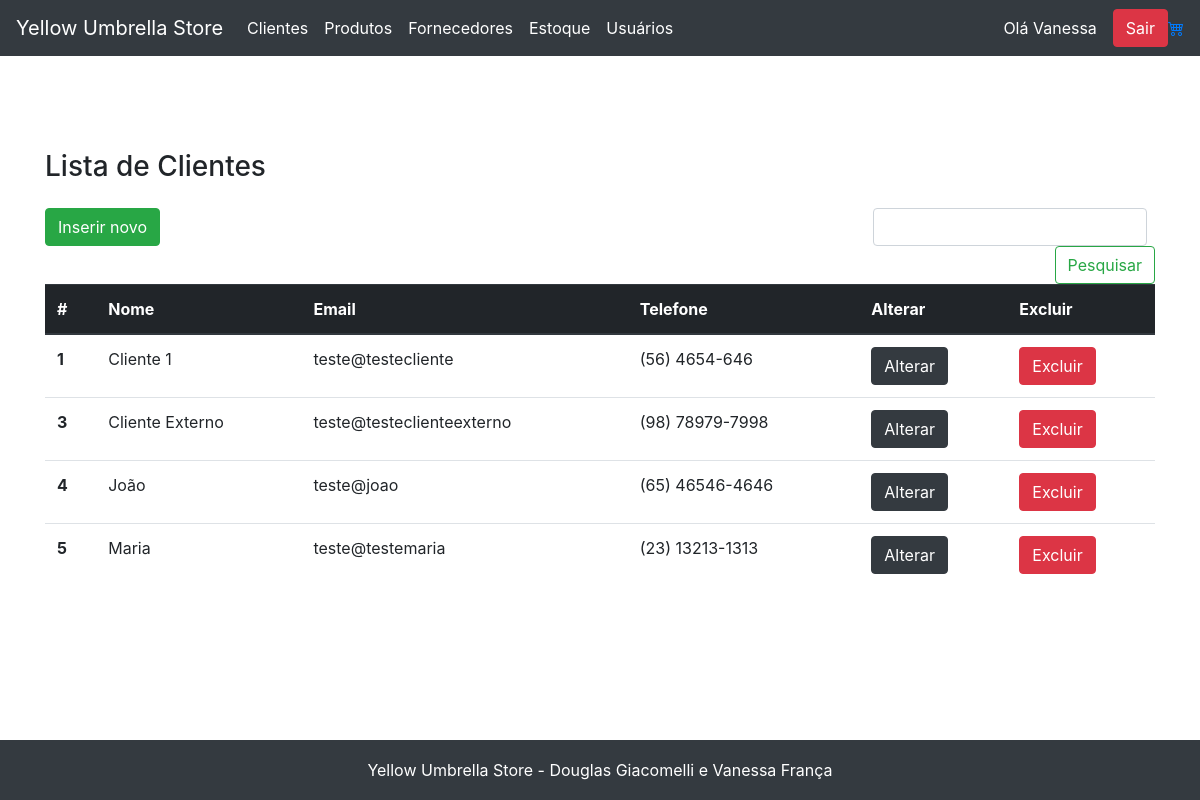
Page /cliente/view_clientes.php (signed in) on the committed database.
### tables this page shows
CREATE TABLE `cliente` (
  `id` int NOT NULL AUTO_INCREMENT,
  `nome` varchar(255) NOT NULL,
  `telefone` varchar(255) NOT NULL,
  `email` varchar(255) NOT NULL,
  `cartao_credito` varchar(255) NOT NULL,
  `endereco_id` int NOT NULL,
  `usuario_id` int DEFAULT NULL,
  PRIMARY KEY (`id`),
  UNIQUE KEY `email` (`email`),
  KEY `endereco_id` (`endereco_id`),
  KEY `usuario_id` (`usuario_id`),
  CONSTRAINT `cliente_ibfk_2` FOREIGN KEY (`endereco_id`) REFERENCES `endereco` (`id`) ON DELETE CASCADE ON UPDATE RESTRICT,
  CONSTRAINT `cliente_ibfk_4` FOREIGN KEY (`usuario_id`) REFERENCES `usuario` (`id`) ON DELETE CASCADE ON UPDATE RESTRICT
);

### fachada.php (called while the page is built, shortened)
<?php
include_once('model/Produto.php');
include_once('model/Cliente.php');
include_once('dao/mysql/MysqlDaoFactory.php');
$factory = new MysqlDaofactory();
?>

### dao/mysql/MysqlDaoFactory.php (called while the page is built, shortened)
<?php
include_once('MysqlProdutoDao.php');
include_once('MysqlClienteDao.php');
class MysqlDaofactory extends DaoFactory {
    private $host = "localhost";
    private $db_name = "web2";
    private $port = "3306";
    private $username = "root";
    private $password = "v6a10fr4nc486";
    public function getConnection(){
        $this->conn = null;
        $dsn="mysql:host=" . $this->host . ";port=" . $this->port . ";dbname=" . $this->db_name;
        try{
            $this->conn = new PDO($dsn, $this->username, $this->password);
      }catch(PDOException $exception){
            echo "Connection error: " . $exception->getMessage() . "\n";
            echo "DSN = " . $dsn;
        }
        return $this->conn;
    }
    public function getClienteDao() {
        return new MysqlClienteDao($this->getConnection());
    }
}
?>

### dao/DAO.php (called while the page is built, shortened)
<?php
abstract class DAO {
    public function __construct($conn){
        $this->conn = $conn;
    }
}
?>

### dao/mysql/MysqlClienteDao.php (called while the page is built, shortened)
<?php
include_once($_SERVER['DOCUMENT_ROOT'].'/yellow_umbrella/dao/DAO.php');
class MysqlClienteDao extends DAO implements ClienteDao {
    private $table_name = 'cliente';
    public function buscaTodos() {
        $query = "SELECT
                    id, nome, telefone, email, cartao_credito, endereco_id, usuario_id
                FROM
                    " . $this->table_name .
                    " ORDER BY id ASC";
        $stmt = $this->conn->prepare( $query );
        $stmt->execute();
        $clientes = [];
        while ($row = $stmt->fetch(PDO::FETCH_ASSOC)){
            extract($row);
            $cliente = new Cliente($id,$nome,$telefone,$email,$cartao_credito, $endereco_id, $usuario_id);
            $clientes[] = $cliente;
        }
        return $clientes;
    }
}
?>

### model/Cliente.php (called while the page is built, shortened)
<?php
class Cliente{
    private $id;
    private $nome;
    private $telefone;
    private $email;
    public function __construct( $id, $nome, $telefone, $email, $cartao_credito, $endereco_id, $usuario_id){
        $this->id=$id;
        $this->nome=$nome;
        $this->email=$email;
        $this->telefone=$telefone;
    }
    public function getId() { return $this->id; }
    public function getNome() { return $this->nome; }
    public function getEmail() { return $this->email; }
    public function getTelefone() { return $this->telefone; }
}
?>

### cliente/view_clientes.php (the view, shortened to what this page needs)
<?php
    include "../fachada.php";
    include "../header.php";
    $dao = $factory->getClienteDao();
    $clientes = $dao->buscaTodos();
    $clientes = (isset($_SESSION["clientes"])) ? ($_SESSION["clientes"]) : ($clientes);
?>
<main role="main" class="container">
    <h3 class="mb-3">Lista de Clientes</h3>
    <div class="row">
    <div class="col-12">
        </div>
        <div class="col-lg-8 col-sm-12">
            <a href="view_cadastro_cliente.php" class="btn btn-success mb-2">Inserir novo</a>
        </div>
        <div class="col-lg-4 col-sm-12">
            <form class="form-inline mt-2 mt-md-0 form-search-list" action="<?=$base?>/cliente/executa_pesquisa.php" method="POST">
                <input class="form-control mr-sm-2" type="text" name="pesquisa" aria-label="Pesquisar">
                <button class="btn btn-outline-success my-2 my-sm-0" type="submit">Pesquisar</button>
            </form>
        </div>
        <div class="col-12">
        <table class="table table-responsive">
            <thead class="thead-dark">
                <tr>
                <th scope="col">#</th>
                <th scope="col">Nome</th>
                <th scope="col">Email</th>
                <th scope="col">Telefone</th>
                <th scope="col">Alterar</th>
                <th scope="col">Excluir</th>
                </tr>
            </thead>
            <tbody>
            <?php
                if($clientes){
                    foreach($clientes as $item){
            ?>
                <tr>
                <th scope="row"><?=$item->getID()?></th>
                <td><?=$item->getNome()?></td>
                <td><?=$item->getEmail()?></td>
                <td><?=$item->getTelefone()?></td>
                <td><a href="view_editar_cliente.php?id=<?=$item->getID()?>" class="btn btn-dark">Alterar</button></td>
                <td><a href="exclui_cliente.php?id=<?=$item->getID()?>" id="excluiClientes" class="btn btn-danger" onclick="return confirm('Você quer mesmo remover este cliente?')">Excluir</button></td>
                </tr>
            <?php
                    }
                }else{
                    echo "<td colspan=7 style='text-align:center;'>Sem registros</td>";
                }
            ?>
            </tbody>
        </table>
        </div>
    </div>
</main>
<?php include "../footer.php"; ?>

### header.php (shortened to what this page needs)
<?php
  $httpProtocol = !isset($_SERVER['HTTPS']) || $_SERVER['HTTPS'] != 'on' ? 'http' : 'https';
  $base = $httpProtocol.'://'.$_SERVER['HTTP_HOST'].'/yellow_umbrella';
?>
<!doctype html>
<html lang="en">
  <head>
    <link href="../assets/bootstrap4/dist/css/bootstrap.min.css" rel="stylesheet">
    <link rel="stylesheet" href="https://cdn.jsdelivr.net/npm/bootstrap-icons@1.5.0/font/bootstrap-icons.css">
    <link href="../assets/css/sticky-footer.css" rel="stylesheet">
    <link href="../assets/css/custom.css" rel="stylesheet">
  </head>
  <body>
    <header>
      <nav class="navbar navbar-expand-md navbar-dark fixed-top bg-dark">
        <a class="navbar-brand" href="<?=$base?>/index/view_index.php">Yellow Umbrella Store</a>
        <div class="collapse navbar-collapse" id="navbarCollapse">
          <ul class="navbar-nav mr-auto">
            <?php
              if(isset($_SESSION["id_usuario"]) && trim($_SESSION["id_usuario"]) != ""){
                if(isset($_SESSION["perfil_id"]) && trim($_SESSION["perfil_id"]) == 1){
            ?>
                  <li class="nav-item active">
                    <a class="nav-link" href="<?=$base?>/cliente/view_clientes.php">Clientes</a>
                  </li>
                  <li class="nav-item active">
                    <a class="nav-link" href="<?=$base?>/produto/view_produtos.php">Produtos</a>
                  </li>
                  <li class="nav-item active">
                    <a class="nav-link" href="<?=$base?>/fornecedor/view_fornecedores.php">Fornecedores</a>
                  </li>
                  <li class="nav-item active">
                    <a class="nav-link" href="<?=$base?>/estoque/view_estoque.php">Estoque</a>
                  </li>
                  <li class="nav-item active">
                    <a class="nav-link" href="<?=$base?>/usuario/view_usuarios.php">Usuários</a>
                  </li>
            <?php
                }
              }
            ?>
          </ul>
          <?php
            if(isset($_SESSION["id_usuario"]) && trim($_SESSION["id_usuario"]) != ""){
          ?>
            <span class='greetings-user'>Olá <?=$_SESSION["nome_usuario"]?></span>
            <a class="btn btn-danger btn-logout" href="<?=$base?>/login/executa_logout.php" onclick="return confirm('Você quer mesmo sair?')">Sair</a>
          <?php
            }
          ?>
        </div>
        <div class="carrinho-wrapper">
          <a href="<?=$base?>/pedido/view_carrinho.php" class="bi-cart4" title="icon name" aria-hidden="true">
          </a>
        </div>
      </nav>
    </header>

### footer.php (shortened to what this page needs)
    <footer class="footer bg-dark">
      <div class="container">
        <span class="footer-text">Yellow Umbrella Store - Douglas Giacomelli e Vanessa França</span>
      </div>
    </footer>
  </body>
</html>

### assets/css/sticky-footer.css (style rules this page uses)
html { position: relative; min-height: 100%; }
body { margin-bottom: 60px; }
.footer { position: absolute; bottom: 0; width: 100%; height: 60px; line-height: 60px; background-color: #f5f5f5; }
body > .container { padding: 150px 15px 0; }
.footer > .container { padding-right: 15px; padding-left: 15px; text-align: center; }
.footer-text, .greetings-user { color: #fff; }
.btn-logout { margin-left: 1rem; }
.form-search-list { justify-content: flex-end; }
.table-responsive { display: table; }

### assets/css/custom.css (style rules this page uses)
.footer-text, .greetings-user { color: #fff; }
.btn-logout { margin-left: 1rem; }
.form-search-list { justify-content: flex-end; }
.table-responsive { display: table; }

### rows in the picture
cliente: id "1", nome "Cliente 1", email "teste@testecliente", telefone "(56) 4654-646"
cliente: id "3", nome "Cliente Externo", email "teste@testeclienteexterno", telefone "(98) 78979-7998"
cliente: id "4", nome "João", email "teste@joao", telefone "(65) 46546-4646"
cliente: id "5", nome "Maria", email "teste@testemaria", telefone "(23) 13213-1313"

### other values in the picture
$_SESSION["nome_usuario"] "Vanessa"
